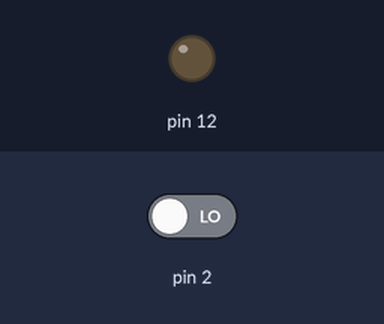
Bench run of a sketch on a simulated Arduino Uno, built with avr-gcc and run on an emulated ATmega328P. Shown: output pins drawn as LEDs (lit = HIGH). Inputs (shaded band) come from the test bench; at power-on: pin 2 LOW.

Above: at 1.2 s.
1.3 s: pin 2 driven HIGH
At 1.7 s:
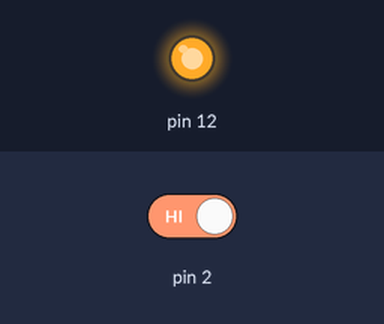
2.8 s: pin 2 driven LOW
At 4.0 s:
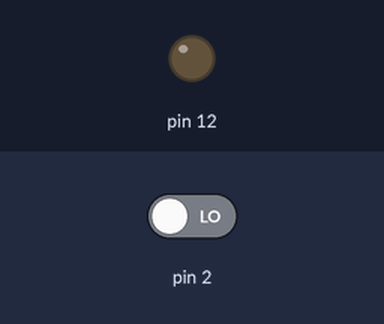
Timing chart, 0 to 5.8 s (numbered marks = the images above; inputs shaded):
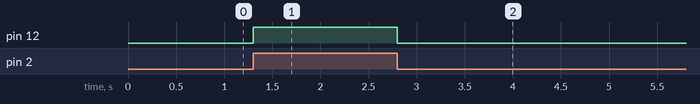

The sketch:

button.ino
```cpp
void setup() {
  pinMode(12, OUTPUT);
  pinMode(2, INPUT);
  // Serial.begin(9600);
}

void loop() {
  // put your main code here, to run repeatedly:
  if(digitalRead(2) == HIGH){
    digitalWrite(12, HIGH);
  }
  // Serial.print(digitalRead(2));
  // Serial.print("/n");

  if(digitalRead(2) == LOW){
    digitalWrite(12, LOW);
  }
}
```

Measured:
- after the input at 1.3 s, pin 12: LOW → HIGH at once
- after the input at 2.8 s, pin 12: HIGH → LOW at once
